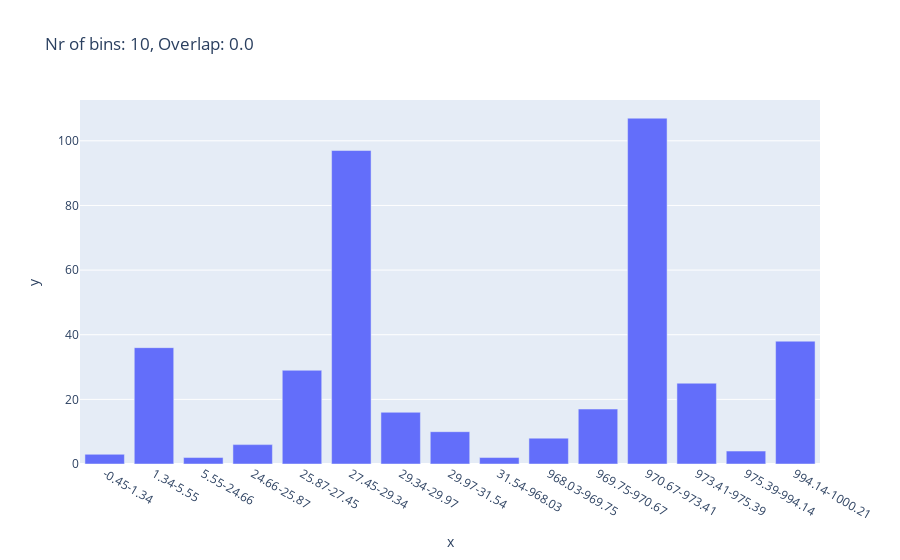

The notebook cell this image was saved under:
### Code cell
from astropy.stats import bayesian_blocks

bin_edges = bayesian_blocks(problem.data, p0=0.25, fitness='events')
count, _ = np.histogram(problem.data, bins=bin_edges)
labels = [f"{bin_edges[i]:.2f}-{bin_edges[i+1]:.2f}" for i in range(len(bin_edges)-1)]

px.bar(
    x=labels,
    y=count,
    title=f"Nr of bins: {problem.nr_of_bins}, Overlap: {overlap.round(2)}",
).show()

### Figure 1 — Plotly figure (JSON) as saved in the notebook; plotly's stock layout.template omitted (floating-point values rounded to 4 significant figures)
{"data": [{"alignmentgroup": "True", "hovertemplate": "x=%{x}<br>y=%{y}<extra></extra>", "legendgroup": "", "marker": {"color": "#636efa", "pattern": {"shape": ""}}, "name": "", "offsetgroup": "", "orientation": "v", "showlegend": false, "textposition": "auto", "type": "bar", "x": ["-0.45-1.34", "1.34-5.55", "5.55-24.66", "24.66-25.87", "25.87-27.45", "27.45-29.34", "29.34-29.97", "29.97-31.54", "31.54-968.03", "968.03-969.75", "969.75-970.67", "970.67-973.41", "973.41-975.39", "975.39-994.14", "994.14-1000.21"], "xaxis": "x", "y": [3, 36, 2, 6, 29, 97, 16, 10, 2, 8, 17, 107, 25, 4, 38], "yaxis": "y"}], "layout": {"barmode": "relative", "legend": {"tracegroupgap": 0}, "title": {"text": "Nr of bins: 10, Overlap: 0.0"}, "xaxis": {"anchor": "y", "domain": [0, 1], "title": {"text": "x"}}, "yaxis": {"anchor": "x", "domain": [0, 1], "title": {"text": "y"}}}}
